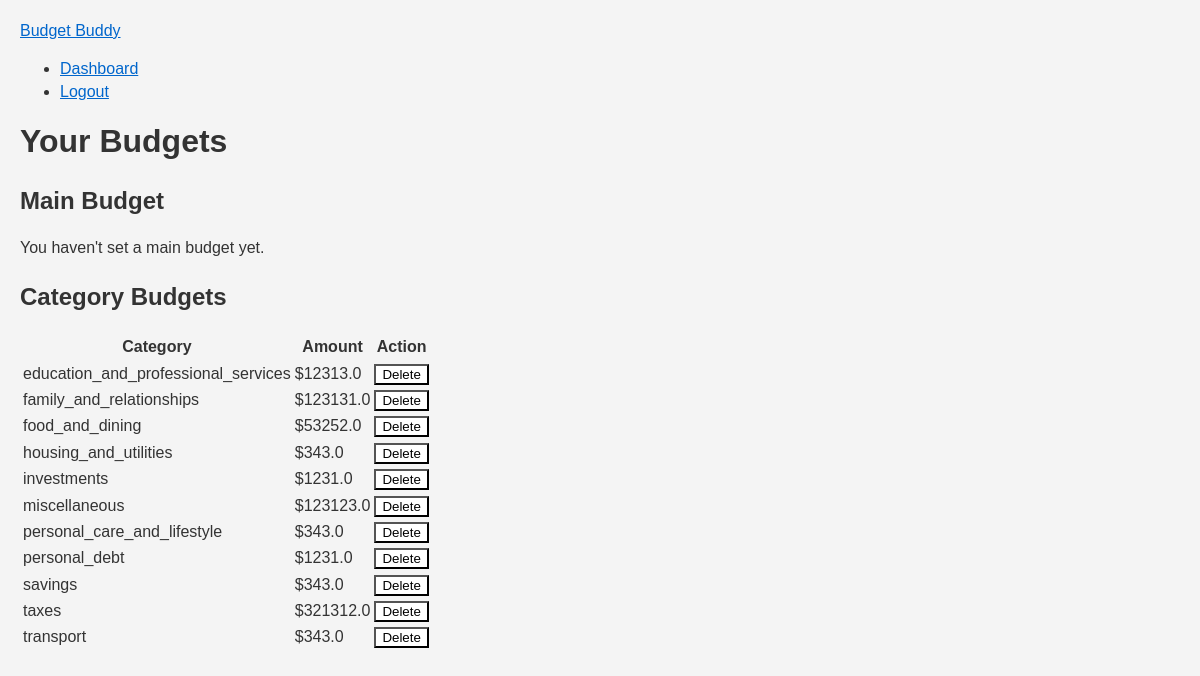
The page /view_budgets (signed in) on the database its author committed.
### app.py (models this page shows)
class Budget(db.Model):
    id = db.Column(db.Integer, primary_key=True)
    user_id = db.Column(db.Integer, db.ForeignKey('user.id'))
    category = db.Column(db.String(80), nullable=False)  # Specific category like "Housing", "Food", etc.
    budget_amount = db.Column(db.Float, nullable=False)  # Budget amount for that category
    user = db.relationship('User', back_populates='budgets')
    __table_args__ = (db.UniqueConstraint('user_id', 'category', name='unique_category_per_user'),)
    @classmethod
    def get_budget_for_category(cls, user_id, category):
        budget = cls.query.filter_by(user_id=user_id, category=category).first()
        print(f"Budget for user_id {user_id} and category {category}: {budget}")
        return budget

### app.py (the view)
@app.route('/view_budgets')
@login_required
def view_budgets():
    user_id = current_user.id
    main_budget = Budget.get_budget_for_category(user_id, "Main")
    category_budgets = Budget.query.filter(Budget.user_id == user_id, Budget.category != "Main").all()
    print("Category Budgets:", category_budgets)
    return render_template('view_budgets.html', main_budget=main_budget, category_budgets=category_budgets)

### app.py (called while the page is built)
@login_manager.user_loader
def load_user(user_id):
    return User.query.get(int(user_id))

@app.context_processor
def inject_notifications_count():
    if current_user.is_authenticated:
        unread_notifications_count = Notification.query.filter_by(user_id=current_user.id, is_read=False).count()
        return {'unread_notifications_count': unread_notifications_count}
    return {}

### templates/view_budgets.html
{% extends "base.html" %}
{% block content %}
<div class="container">
    <h1>Your Budgets</h1>
    <h2>Main Budget</h2>
    {% if main_budget and main_budget.id %}
        <p>Your main budget amount is: ${{ current_user.main_budget }}</p>
        <form action="{{ url_for('delete_budget', budget_id=main_budget.id) }}" method="post">
            <input type="submit" value="Delete Main Budget" onclick="return confirm('Are you sure you want to delete the main budget?');">
        </form>
    {% else %}
        <p>You haven't set a main budget yet.</p>
    {% endif %}
    <h2>Category Budgets</h2>
    {% if category_budgets %}
        <table>
            <thead>
                <tr>
                    <th>Category</th>
                    <th>Amount</th>
                    <th>Action</th>
                </tr>
            </thead>
            <tbody>
                {% for budget in category_budgets %}
                    <tr>
                        <td>{{ budget.category }}</td>
                        <td>${{ budget.budget_amount }}</td>
                        <td>
                            <form action="{{ url_for('delete_budget', budget_id=budget.id) }}" method="post">
                                <input type="submit" value="Delete" onclick="return confirm('Are you sure you want to delete this budget for {{ budget.category }}?');">
                            </form>
                        </td>
                    </tr>
                {% endfor %}
            </tbody>
        </table>
    {% else %}
        <p>You haven't set any category budgets yet.</p>
    {% endif %}
</div>
{% endblock %}

### templates/base.html (shortened to what this page needs)
<!DOCTYPE html>
<html lang="en">
<head>
    <link rel="stylesheet" type="text/css" href="{{ url_for('static', filename='css/styles.css') }}">
</head>
<body>
    <header>
        <nav class="navbar">
            <div class="navbar-brand">
                <a href="{{ url_for('dashboard') }}">Budget Buddy</a>
            </div>
            <ul class="navbar-menu">
                <li><a href="{{ url_for('dashboard') }}">Dashboard</a></li>
                <li><a href="{{ url_for('logout') }}">Logout</a></li>
            </ul>
        </nav>
    </header>
    <div class="content">
        {% block content %}{% endblock %}
    </div>
</body>
</html>

### static/css/styles.css (style rules this page uses)
body, h1, p, li { margin: 0; padding: 0; }
body { background-color: #f4f4f4; color: #333333; font-family: Arial, sans-serif; font-size: 16px; line-height: 1.4; padding: 20px; }
a { color: #0066cc; text-decoration: underline; transition: color 0.3s ease; }
input, textarea { background-color: #ffffff; }

### rows shown on the page
Budget: category "education_and_professional_services", budget_amount "12313.0"
Budget: category "family_and_relationships", budget_amount "123131.0"
Budget: category "food_and_dining", budget_amount "53252.0"
Budget: category "housing_and_utilities", budget_amount "343.0"
Budget: category "investments", budget_amount "1231.0"
Budget: category "miscellaneous", budget_amount "123123.0"
Budget: category "personal_care_and_lifestyle", budget_amount "343.0"
Budget: category "personal_debt", budget_amount "1231.0"
Budget: category "savings", budget_amount "343.0"
Budget: category "taxes", budget_amount "321312.0"
Budget: category "transport", budget_amount "343.0"
